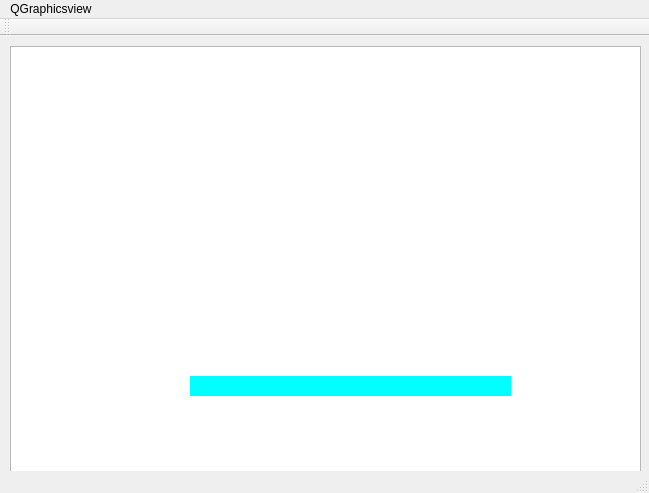
<?xml version="1.0" encoding="UTF-8"?>
<ui version="4.0">
 <class>MainWindow</class>
 <widget class="QMainWindow" name="MainWindow">
  <property name="geometry">
   <rect>
    <x>0</x>
    <y>0</y>
    <width>649</width>
    <height>493</height>
   </rect>
  </property>
  <property name="windowTitle">
   <string>MainWindow</string>
  </property>
  <property name="styleSheet">
   <string notr="true">QLineEdit { background: rgb(0, 255, 255); selection-background-color: rgb(233, 99, 0); }</string>
  </property>
  <widget class="QWidget" name="centralWidget">
   <widget class="QGraphicsView" name="myGraphicsview">
    <property name="geometry">
     <rect>
      <x>10</x>
      <y>10</y>
      <width>631</width>
      <height>431</height>
     </rect>
    </property>
   </widget>
   <widget class="QLineEdit" name="lineEdit">
    <property name="geometry">
     <rect>
      <x>190</x>
      <y>340</y>
      <width>321</width>
      <height>20</height>
     </rect>
    </property>
    <property name="styleSheet">
     <string notr="true">QLineEdit { background: rgb(0, 255, 255); selection-background-color: rgb(233, 99, 0); }</string>
    </property>
    <property name="frame">
     <bool>false</bool>
    </property>
   </widget>
  </widget>
  <widget class="QMenuBar" name="menuBar">
   <property name="geometry">
    <rect>
     <x>0</x>
     <y>0</y>
     <width>649</width>
     <height>21</height>
    </rect>
   </property>
   <widget class="QMenu" name="menuQGraphicsview">
    <property name="title">
     <string>QGraphicsview</string>
    </property>
   </widget>
   <addaction name="menuQGraphicsview"/>
  </widget>
  <widget class="QToolBar" name="mainToolBar">
   <attribute name="toolBarArea">
    <enum>TopToolBarArea</enum>
   </attribute>
   <attribute name="toolBarBreak">
    <bool>false</bool>
   </attribute>
  </widget>
  <widget class="QStatusBar" name="statusBar"/>
 </widget>
 <layoutdefault spacing="6" margin="11"/>
 <resources/>
 <connections/>
</ui>
